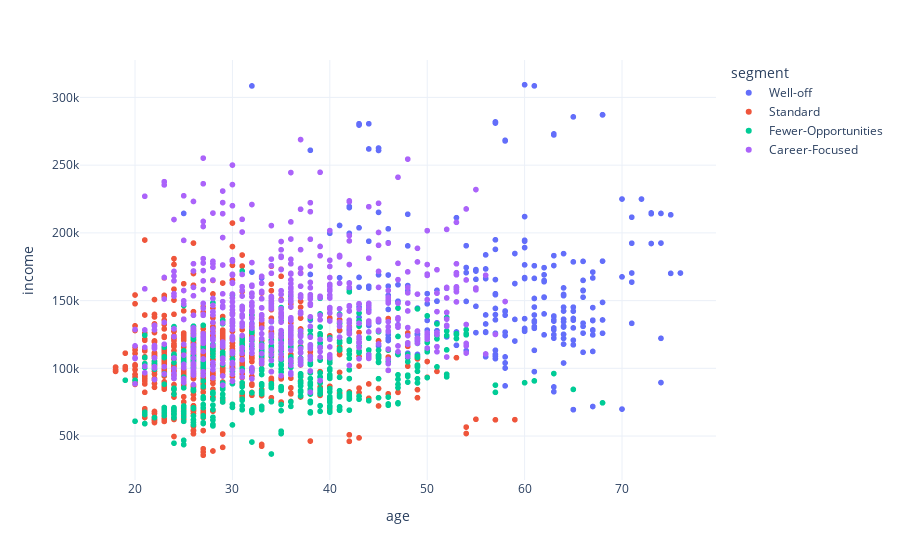

The notebook cell this image was saved under:
### Code cell
px.scatter(df, x='age', y='income', color='segment')

### Figure 1 — Plotly figure (JSON) as saved in the notebook; plotly's stock layout.template omitted (floating-point values rounded to 4 significant figures; data arrays with more than 128 entries replaced by an {"elided": "..."} marker saying what was removed)
{"data": [{"hoverlabel": {"namelength": 0}, "hovertemplate": "segment=Well-off<br>age=%{x}<br>income=%{y}", "legendgroup": "Well-off", "marker": {"color": "#636efa", "symbol": "circle"}, "mode": "markers", "name": "Well-off", "showlegend": true, "type": "scattergl", "x": {"elided": "263 int values"}, "xaxis": "x", "y": {"elided": "263 int values"}, "yaxis": "y"}, {"hoverlabel": {"namelength": 0}, "hovertemplate": "segment=Standard<br>age=%{x}<br>income=%{y}", "legendgroup": "Standard", "marker": {"color": "#EF553B", "symbol": "circle"}, "mode": "markers", "name": "Standard", "showlegend": true, "type": "scattergl", "x": {"elided": "705 int values"}, "xaxis": "x", "y": {"elided": "705 int values"}, "yaxis": "y"}, {"hoverlabel": {"namelength": 0}, "hovertemplate": "segment=Fewer-Opportunities<br>age=%{x}<br>income=%{y}", "legendgroup": "Fewer-Opportunities", "marker": {"color": "#00cc96", "symbol": "circle"}, "mode": "markers", "name": "Fewer-Opportunities", "showlegend": true, "type": "scattergl", "x": {"elided": "462 int values"}, "xaxis": "x", "y": {"elided": "462 int values"}, "yaxis": "y"}, {"hoverlabel": {"namelength": 0}, "hovertemplate": "segment=Career-Focused<br>age=%{x}<br>income=%{y}", "legendgroup": "Career-Focused", "marker": {"color": "#ab63fa", "symbol": "circle"}, "mode": "markers", "name": "Career-Focused", "showlegend": true, "type": "scattergl", "x": {"elided": "570 int values"}, "xaxis": "x", "y": {"elided": "570 int values"}, "yaxis": "y"}], "layout": {"legend": {"title": {"text": "segment"}, "tracegroupgap": 0}, "margin": {"t": 60}, "xaxis": {"anchor": "y", "domain": [0, 1], "title": {"text": "age"}}, "yaxis": {"anchor": "x", "domain": [0, 1], "title": {"text": "income"}}}}
